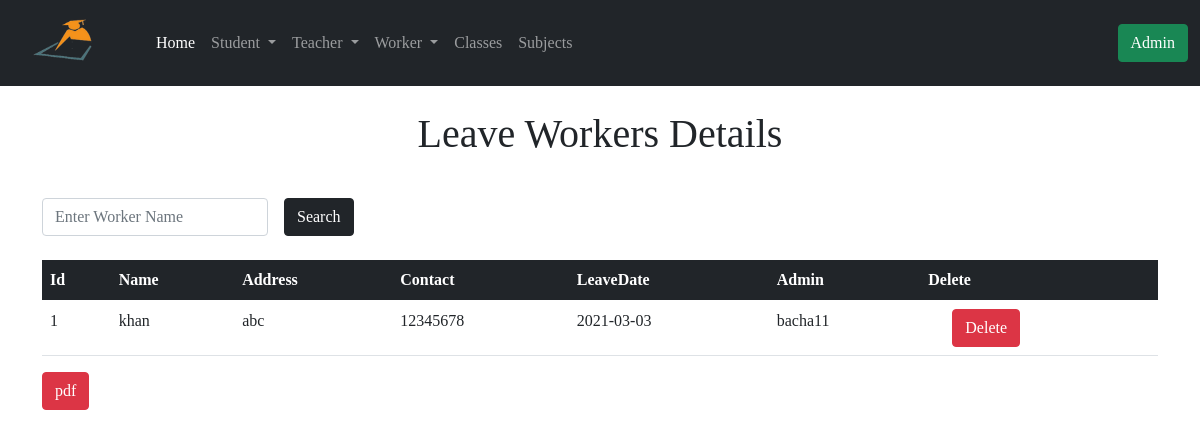
/leave_worker_detials, run on an earlier commit of the app's database.
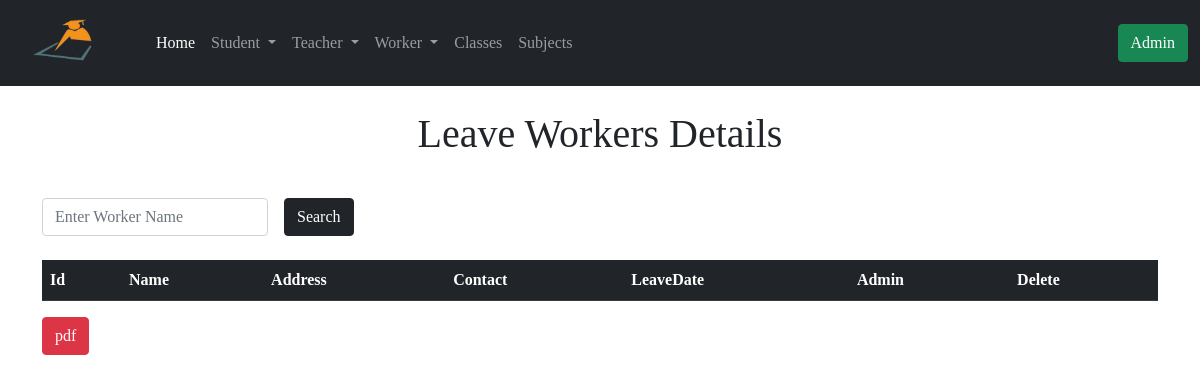
And on a later commit of the database.
### app/models.py (models this page shows, shortened)
class LeaveWorker(db.Model):
    id = db.Column(db.Integer, primary_key=True)
    leave_worker_name = db.Column(db.String(64), index=True)
    leave_worker_address = db.Column(db.String(128), index=True)
    leave_worker_contact = db.Column(db.String(64), index=True)
    leave_date = db.Column(db.DateTime, default=datetime.utcnow())
    admin_id = db.Column(db.Integer, db.ForeignKey('admin.id'))

class Admin(UserMixin, db.Model):
    id = db.Column(db.Integer, primary_key=True)
    username = db.Column(db.String(32), unique=True, index=True)
    email = db.Column(db.String(64), unique=True, index=True)
    password_hash = db.Column(db.String(128))
    join_date = db.Column(db.DateTime, default=datetime.utcnow())
    student = db.relationship('Student', backref='admin')
    leavestudent = db.relationship('LeaveStudent', backref='admin')
    teacher = db.relationship('Teacher', backref='admin')
    worker = db.relationship('Worker', backref='admin')
    leaveworker = db.relationship('LeaveWorker', backref='admin')
    classs = db.relationship('Class', backref='admin')
    subject = db.relationship('Subject', backref='admin')

### app/routes.py (the view)
@app.route('/leave_worker_detials')
def leave_worker_detials():
    query = request.args.get('query')
    if query:
        leave_worker = LeaveWorker.query.filter(LeaveWorker.leave_worker_name.contains(query))
        return render_template('leave_worker.html', title='Leave Worker', leave_worker=leave_worker, query=query)
    page = request.args.get('page', 1, type=int)
    leave_worker = LeaveWorker.query.order_by(LeaveWorker.id.asc()).paginate(
        page, app.config['ENTRY_PER_PAGE'], False)
    next_url = url_for('leave_worker_detials', page=leave_worker.next_num) \
        if leave_worker.has_next else None
    prev_url = url_for('leave_worker_detials', page=leave_worker.prev_num) \
        if leave_worker.has_prev else None
    return render_template('leave_worker.html', title='Leave Worker', leave_worker=leave_worker.items, next_url=next_url, prev_url=prev_url)

### app/templates/leave_worker.html (shortened to what this page needs)
{% extends 'base.html' %}
{% block content %}
<div class="container">
  {% if query %}
  <h1 class="text-center mt-4">Search Result About! <span class="text-primary"> {{ query }} </span></h1>
  {% else %}
  <h1 class="text-center mt-4">Leave Workers Details</h1>
  {% endif %}
  <form action="" method="GET">
    <div class="row g-3 align-items-center mt-4">
      <div class="col-auto">
        <input type="search" name="query" id="inputPassword6" class="form-control" placeholder="Enter Worker Name" required>
      </div>
      <div class="col-auto">
        <button type="submit" class="btn btn-dark">Search</button>
      </div>
    </div>
  </form>
  <table class="table mt-4">
      <thead class="table-dark">
        <tr>
          <th scope="col">Id</th>
          <th scope="col">Name</th>
          <th scope="col">Address</th>
          <th scope="col">Contact</th>
          <th scope="col">LeaveDate</th>
          <th scope="col">Admin</th>
          <th scope="col">Delete</th>
        </tr>
      </thead>
      {% for worker in leave_worker %}
      <tbody>
        <tr>
          <td> {{ worker.id }}</td>
          <td> {{ worker.leave_worker_name }} </td>
          <td> {{ worker.leave_worker_address }} </td>
          <td> {{ worker.leave_worker_contact }} </td>
          <td> {{ worker.leave_date.strftime('%Y-%m-%d') }} </td>
          <td> {{ worker.admin.username }} </td>
          <td>
              <button type="button" class="btn btn-danger ms-4" data-bs-toggle="modal" data-bs-target="#exampleModal">
                  Delete
              </button>
          </td>
        </tr>
      </tbody>
      {% endfor %}
  </table>
  <form action="{{ url_for('leave_worker_pdf') }}" method="POST">
    <button type="submit" class="btn btn-danger">pdf</button>
  </form>
</div>
{% endblock %}

What changed in the data, as far as the page shows it:
removed LeaveWorker: id "1", leave_worker_name "khan", leave_worker_address "abc", leave_worker_contact "12345678", leave_date "2021-03-03", admin.username "bacha11"
